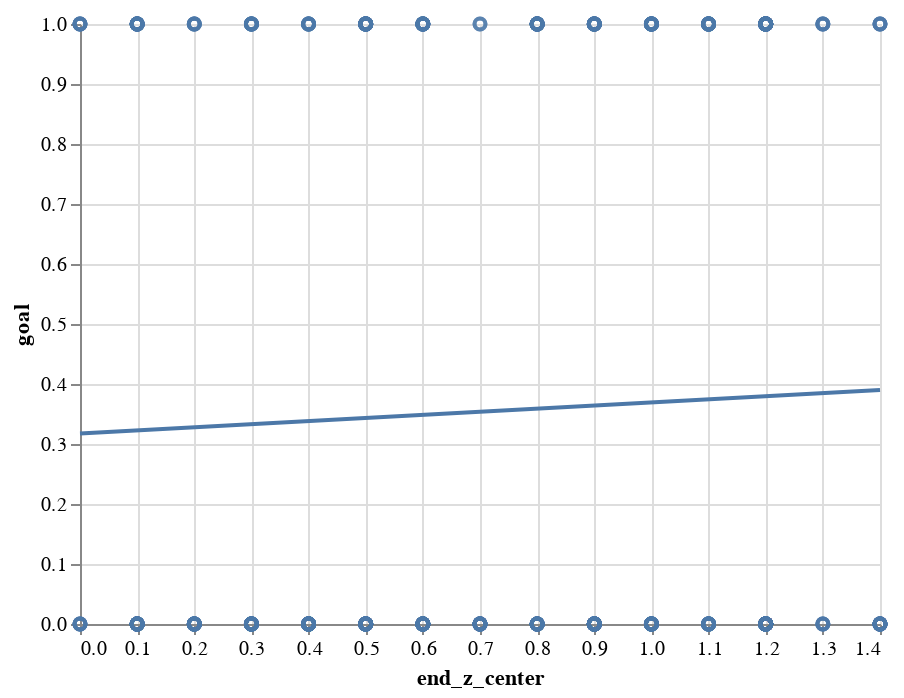

The cell this chart's notebook holds for it:
### Code cell
fig = alt.Chart(a).mark_point().encode(x='end_z_center',y='goal')

fig + fig.transform_regression('end_z_center','goal').mark_line()

### Figure 1 — Vega-Lite specification as saved in the notebook (floating-point values rounded to 4 significant figures; data arrays with more than 128 entries replaced by an {"elided": "..."} marker saying what was removed)
{"config": {"view": {"continuousWidth": 400, "continuousHeight": 300}}, "layer": [{"mark": "point", "encoding": {"x": {"field": "end_z_center", "type": "quantitative"}, "y": {"field": "goal", "type": "quantitative"}}}, {"mark": "line", "encoding": {"x": {"field": "end_z_center", "type": "quantitative"}, "y": {"field": "goal", "type": "quantitative"}}, "transform": [{"on": "end_z_center", "regression": "goal"}]}], "data": {"name": "data-0657aedeee5d45e3e8f7d888501d083c"}, "$schema": "https://vega.github.io/schema/vega-lite/v4.17.0.json", "datasets": {"data-0657aedeee5d45e3e8f7d888501d083c": {"elided": "472 records"}}}
